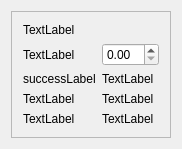
<?xml version="1.0" encoding="UTF-8"?>
<ui version="4.0">
 <class>RunenZeichnenWidget</class>
 <widget class="QWidget" name="RunenZeichnenWidget">
  <property name="geometry">
   <rect>
    <x>0</x>
    <y>0</y>
    <width>153</width>
    <height>145</height>
   </rect>
  </property>
  <property name="windowTitle">
   <string>RunenZeichnenWidget</string>
  </property>
  <layout class="QHBoxLayout" name="horizontalLayout">
   <item>
    <widget class="QFrame" name="frame">
     <property name="frameShape">
      <enum>QFrame::StyledPanel</enum>
     </property>
     <property name="frameShadow">
      <enum>QFrame::Raised</enum>
     </property>
     <layout class="QGridLayout" name="gridLayout">
      <item row="0" column="0">
       <widget class="QLabel" name="headline">
        <property name="text">
         <string>TextLabel</string>
        </property>
       </widget>
      </item>
      <item row="1" column="0">
       <widget class="QLabel" name="diameterLabel">
        <property name="text">
         <string>TextLabel</string>
        </property>
       </widget>
      </item>
      <item row="1" column="1">
       <widget class="QDoubleSpinBox" name="diameterValue"/>
      </item>
      <item row="2" column="0">
       <widget class="QLabel" name="successLabel">
        <property name="text">
         <string>successLabel</string>
        </property>
       </widget>
      </item>
      <item row="2" column="1">
       <widget class="QLabel" name="successProb">
        <property name="text">
         <string>TextLabel</string>
        </property>
       </widget>
      </item>
      <item row="3" column="0">
       <widget class="QLabel" name="betterSuccessLabel">
        <property name="text">
         <string>TextLabel</string>
        </property>
       </widget>
      </item>
      <item row="3" column="1">
       <widget class="QLabel" name="betterSuccessProb">
        <property name="text">
         <string>TextLabel</string>
        </property>
       </widget>
      </item>
      <item row="4" column="0">
       <widget class="QLabel" name="bestSuccessLabel">
        <property name="text">
         <string>TextLabel</string>
        </property>
       </widget>
      </item>
      <item row="4" column="1">
       <widget class="QLabel" name="bestSuccessProb">
        <property name="text">
         <string>TextLabel</string>
        </property>
       </widget>
      </item>
     </layout>
    </widget>
   </item>
  </layout>
 </widget>
 <layoutdefault spacing="6" margin="11"/>
 <resources/>
 <connections/>
</ui>
